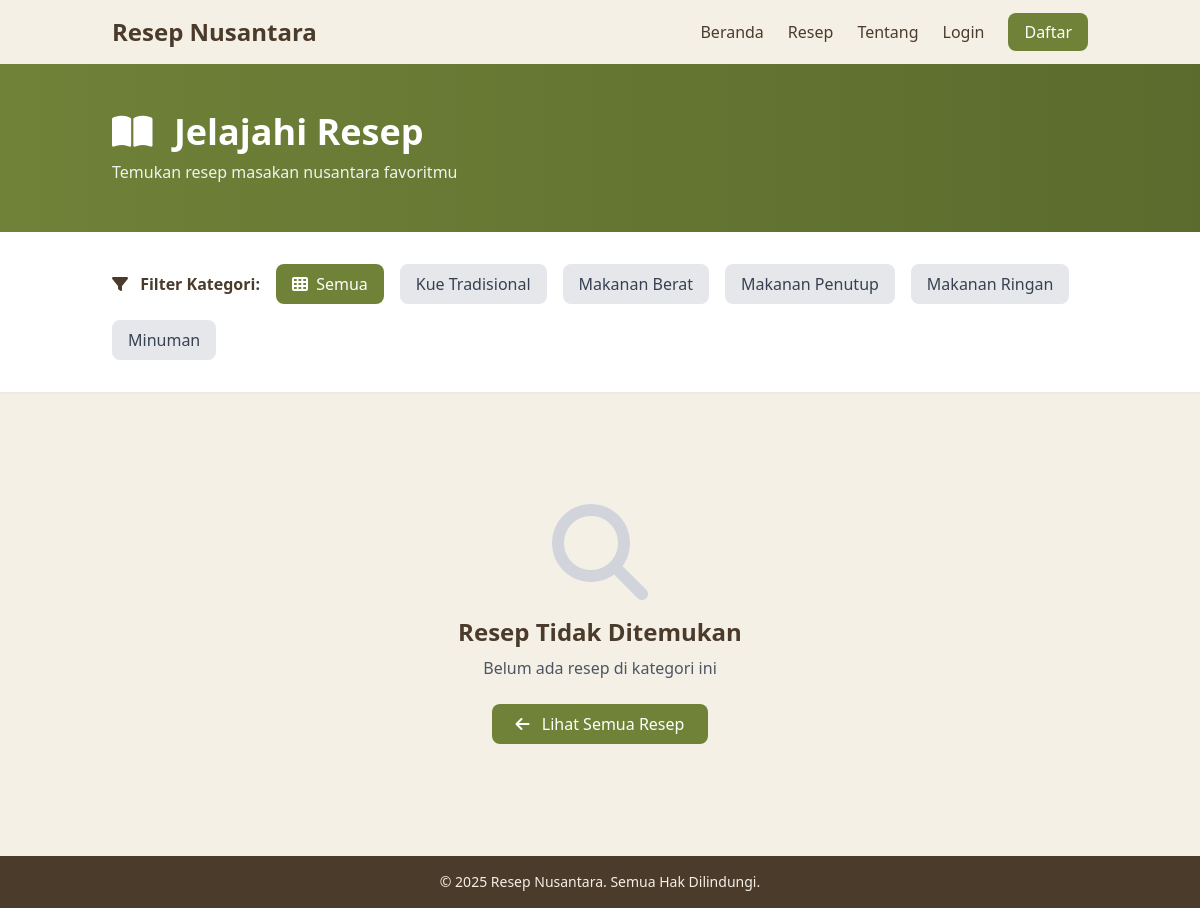
The app's page /recipes.php, older data.
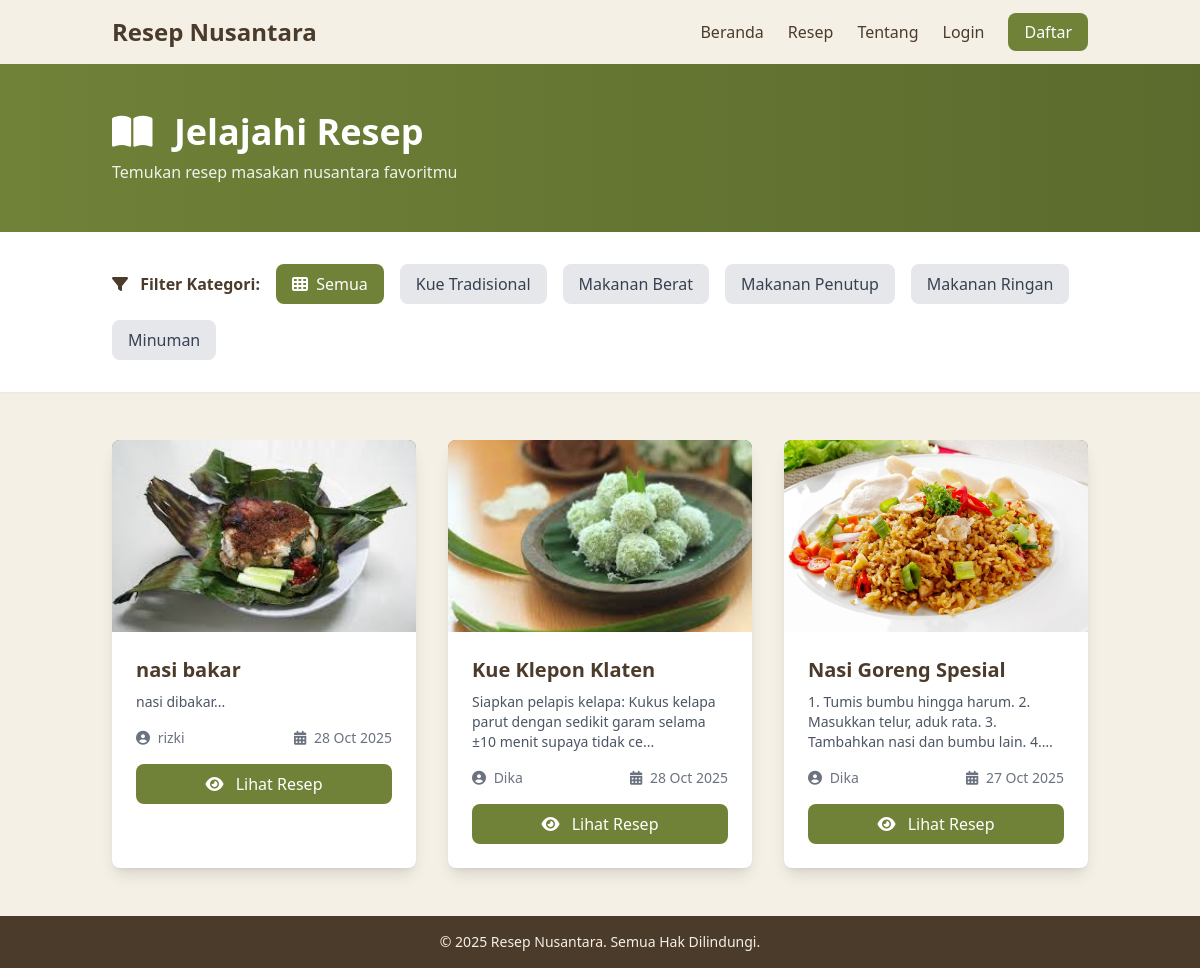
The same page, newer data.
### tables this page shows
CREATE TABLE `categories` (
  `id` int(11) NOT NULL,
  `name` varchar(100) NOT NULL,
  `created_at` datetime DEFAULT current_timestamp(),
  `updated_at` datetime DEFAULT current_timestamp() ON UPDATE current_timestamp()
);

CREATE TABLE `recipes` (
  `id` int(11) NOT NULL,
  `user_id` int(11) NOT NULL,
  `title` varchar(150) NOT NULL,
  `ingredients` text NOT NULL,
  `steps` text NOT NULL,
  `photo` varchar(255) DEFAULT NULL,
  `status` enum('pending','approved','rejected') DEFAULT 'pending',
  `created_at` datetime DEFAULT current_timestamp(),
  `updated_at` datetime DEFAULT current_timestamp() ON UPDATE current_timestamp()
);

CREATE TABLE `users` (
  `id` int(11) NOT NULL,
  `name` varchar(100) NOT NULL,
  `email` varchar(100) NOT NULL,
  `password` varchar(255) NOT NULL,
  `role` enum('admin','user') DEFAULT 'user',
  `created_at` datetime DEFAULT current_timestamp(),
  `updated_at` datetime DEFAULT current_timestamp() ON UPDATE current_timestamp()
);

### recipes.php (the view, shortened to what this page needs)
<?php
require_once 'config/config.php';
$limit = 9;
$page = isset($_GET['page']) ? (int)$_GET['page'] : 1;
$offset = ($page - 1) * $limit;
$category_filter = isset($_GET['category']) ? (int)$_GET['category'] : 0;
$recipes_query = "SELECT r.*, u.name as author_name
                  FROM recipes r
                  JOIN users u ON r.user_id = u.id
                  WHERE r.status = 'approved'";
$recipes_query .= " ORDER BY r.created_at DESC LIMIT $limit OFFSET $offset";
$recipes_result = mysqli_query($conn, $recipes_query);
$categories_query = "SELECT * FROM categories ORDER BY name ASC";
$categories_result = mysqli_query($conn, $categories_query);
include 'includes/header.php';
?>
<section class="bg-gradient-to-r from-[#708238] to-[#5a6b2d] text-white py-12">
  <div class="container mx-auto px-6">
    <h1 class="text-4xl font-bold mb-2">
      <i class="fas fa-book-open mr-3"></i> Jelajahi Resep
    </h1>
    <p class="text-white/90">Temukan resep masakan nusantara favoritmu</p>
  </div>
</section>
<section class="py-8 bg-white shadow-sm">
  <div class="container mx-auto px-6">
    <div class="flex flex-wrap items-center gap-4">
      <span class="font-semibold text-[#4b3b2b]">
        <i class="fas fa-filter mr-2"></i> Filter Kategori:
      </span>
      <a href="recipes.php" class="px-4 py-2 rounded-lg <?php echo $category_filter == 0 ? 'bg-[#708238] text-white' : 'bg-gray-200 text-gray-700 hover:bg-gray-300'; ?> transition">
        <i class="fas fa-th mr-1"></i> Semua
      </a>
      <?php while($category = mysqli_fetch_assoc($categories_result)): ?>
      <a href="recipes.php?category=<?php echo $category['id']; ?>" class="px-4 py-2 rounded-lg <?php echo $category_filter == $category['id'] ? 'bg-[#708238] text-white' : 'bg-gray-200 text-gray-700 hover:bg-gray-300'; ?> transition">
        <?php echo htmlspecialchars($category['name']); ?>
      </a>
      <?php endwhile; ?>
    </div>
  </div>
</section>
<section class="py-12">
  <div class="container mx-auto px-6">
    <?php if(mysqli_num_rows($recipes_result) > 0): ?>
    <div class="grid grid-cols-1 md:grid-cols-2 lg:grid-cols-3 gap-8">
      <?php while($recipe = mysqli_fetch_assoc($recipes_result)): ?>
      <div class="bg-white rounded-lg shadow-lg overflow-hidden hover:shadow-xl transition transform hover:-translate-y-1">
        <div class="h-48 bg-gradient-to-br from-[#708238] to-[#5a6b2d] flex items-center justify-center">
          <?php if($recipe['photo']): ?>
          <img src="assets/images/<?php echo htmlspecialchars($recipe['photo']); ?>" alt="<?php echo htmlspecialchars($recipe['title']); ?>" class="w-full h-full object-cover">
          <?php else: ?>
          <i class="fas fa-utensils text-white text-6xl"></i>
          <?php endif; ?>
        </div>
        <div class="p-6">
          <h3 class="text-xl font-bold text-[#4b3b2b] mb-2 line-clamp-2">
            <?php echo htmlspecialchars($recipe['title']); ?>
          </h3>
          <p class="text-gray-600 text-sm mb-4 line-clamp-3">
            <?php echo htmlspecialchars(substr($recipe['steps'], 0, 100)) . '...'; ?>
          </p>
          <div class="flex items-center justify-between text-sm text-gray-500 mb-4">
            <span>
              <i class="fas fa-user-circle mr-1"></i>
              <?php echo htmlspecialchars($recipe['author_name']); ?>
            </span>
            <span>
              <i class="fas fa-calendar-alt mr-1"></i>
              <?php echo date('d M Y', strtotime($recipe['created_at'])); ?>
            </span>
          </div>
          <a href="recipe_detail.php?id=<?php echo $recipe['id']; ?>" class="block w-full text-center bg-[#708238] text-white py-2 rounded-lg hover:bg-[#5a6b2d] transition">
            <i class="fas fa-eye mr-2"></i> Lihat Resep
          </a>
        </div>
      </div>
      <?php endwhile; ?>
    </div>
    <?php else: ?>
    <div class="text-center py-16">
      <i class="fas fa-search text-gray-300 text-8xl mb-4"></i>
      <h3 class="text-2xl font-bold text-[#4b3b2b] mb-2">Resep Tidak Ditemukan</h3>
      <p class="text-gray-600 mb-6">Belum ada resep di kategori ini</p>
      <a href="recipes.php" class="inline-block bg-[#708238] text-white px-6 py-2 rounded-lg hover:bg-[#5a6b2d] transition">
        <i class="fas fa-arrow-left mr-2"></i> Lihat Semua Resep
      </a>
    </div>
    <?php endif; ?>
  </div>
</section>
<?php include 'includes/footer.php'; ?>

### includes/header.php (shortened to what this page needs)
<!DOCTYPE html>
<html lang="id" class="h-full">
<head>
  <script src="https://cdn.tailwindcss.com"></script>
  <link rel="stylesheet" href="https://cdnjs.cloudflare.com/ajax/libs/font-awesome/6.4.0/css/all.min.css">
</head>
<body class="bg-[#f5f0e6] text-[#4b3b2b] h-full flex flex-col">
<?php
        $current_path = $_SERVER['PHP_SELF'];
        $base_url = '';
        if (strpos($current_path, '/auth/') !== false || strpos($current_path, '/process/') !== false) {
            $base_url = '../';
        }
        elseif (strpos($current_path, '/admin/') !== false || strpos($current_path, '/user/') !== false) {
            $base_url = '../';
        }
        else {
            $base_url = '';
        }
      ?>
  <header class="bg-[#f5f0e6] shadow-md">
    <div class="container mx-auto flex justify-between items-center py-4 px-6">
      <h1 class="text-2xl font-bold">
        <a href="<?php echo $base_url; ?>index.php" class="hover:text-[#708238] transition">
          Resep Nusantara
        </a>
      </h1>
      <nav>
        <ul class="flex space-x-6 items-center">
          <li><a href="<?php echo $base_url; ?>index.php" class="hover:text-[#708238] transition">Beranda</a></li>
          <li><a href="<?php echo $base_url; ?>recipes.php" class="hover:text-[#708238] transition">Resep</a></li>
          <li><a href="<?php echo $base_url; ?>about.php" class="hover:text-[#708238] transition">Tentang</a></li>
          <?php if(isset($_SESSION['user_id'])): ?>
            <li>
              <a href="<?php echo $base_url . ($_SESSION['role'] == 'admin' ? 'admin/' : 'user/'); ?>dashboard.php" class="hover:text-[#708238] transition">
                Dashboard
              </a>
            </li>
            <li>
              <span class="text-sm bg-[#708238] text-white px-3 py-1 rounded-full">
                <?php echo htmlspecialchars($_SESSION['name']); ?>
              </span>
            </li>
            <li>
              <a href="<?php echo $base_url; ?>auth/logout.php" class="bg-red-600 text-white px-4 py-2 rounded-lg hover:bg-red-700 transition text-sm">
                Logout
              </a>
            </li>
          <?php else: ?>
            <li><a href="<?php echo $base_url; ?>auth/login.php" class="hover:text-[#708238] transition">Login</a></li>
            <li><a href="<?php echo $base_url; ?>auth/register.php" class="bg-[#708238] text-white px-4 py-2 rounded-lg hover:bg-[#5a6b2d] transition">Daftar</a></li>
          <?php endif; ?>
        </ul>
      </nav>
    </div>
  </header>
  <div class="flex-grow">

### includes/footer.php
  </div>
  <footer class="bg-[#4b3b2b] text-[#f5f0e6] py-4 mt-auto">
    <div class="container mx-auto text-center text-sm">
      © 2025 Resep Nusantara. Semua Hak Dilindungi.
    </div>
  </footer>
</body>
</html>

### includes/header.php (style rules this page uses)
.line-clamp-2 { display: -webkit-box; -webkit-line-clamp: 2; -webkit-box-orient: vertical; overflow: hidden; }
.line-clamp-3 { display: -webkit-box; -webkit-line-clamp: 3; -webkit-box-orient: vertical; overflow: hidden; }

Row changes from the older to the newer data that the page shows:
added recipes: photo (picture), title "nasi bakar", steps "nasi dibakar", user.name "rizki", created_at "28 Oct 2025"
added recipes: photo (picture), title "Kue Klepon Klaten", steps "Siapkan pelapis kelapa: Kukus kelapa parut dengan sedikit garam selama ±10 menit supaya tidak ce", user.name "Dika", created_at "28 Oct 2025"
added recipes: photo (picture), title "Nasi Goreng Spesial", steps "1. Tumis bumbu hingga harum. 2. Masukkan telur, aduk rata. 3. Tambahkan nasi dan bumbu lain.…", user.name "Dika", created_at "27 Oct 2025"
Text that changed along with them:
text no longer shown: "Resep Tidak Ditemukan Belum ada resep di kategori ini Lihat Semua Resep"
